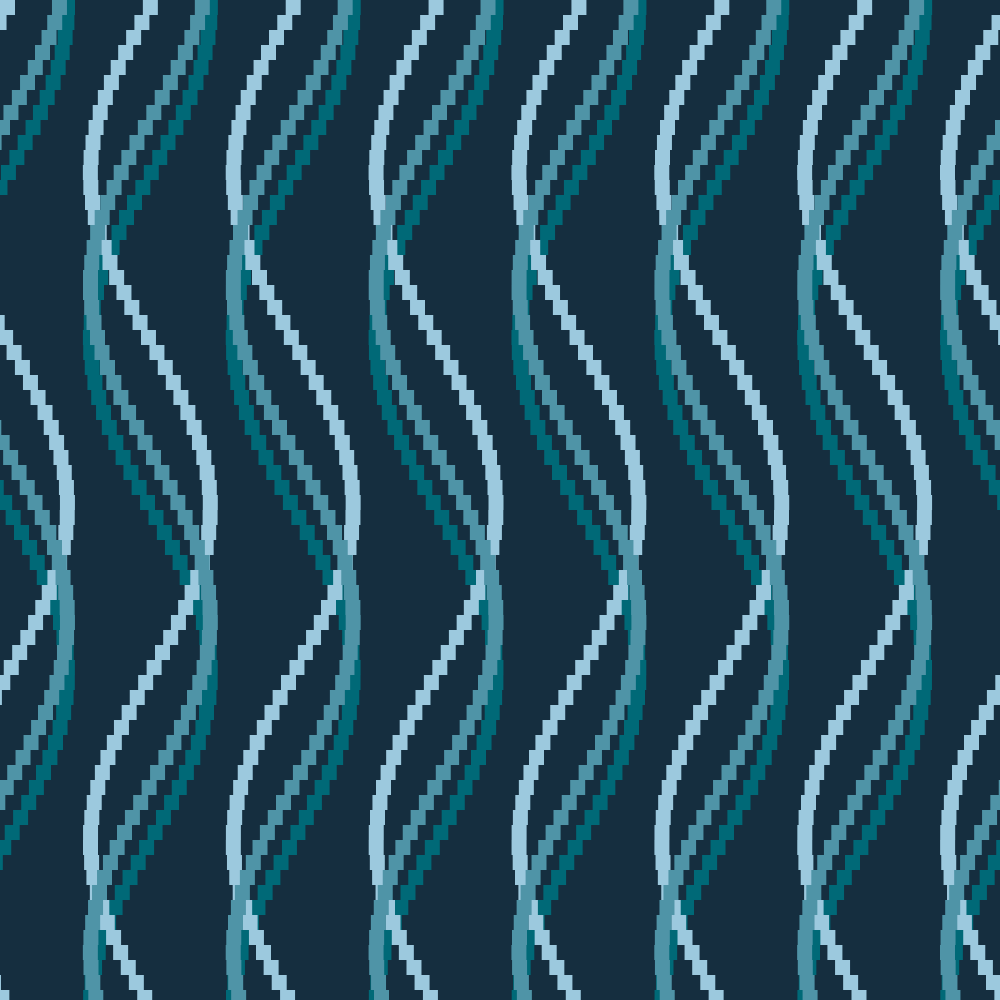
Frame 1 (no input)
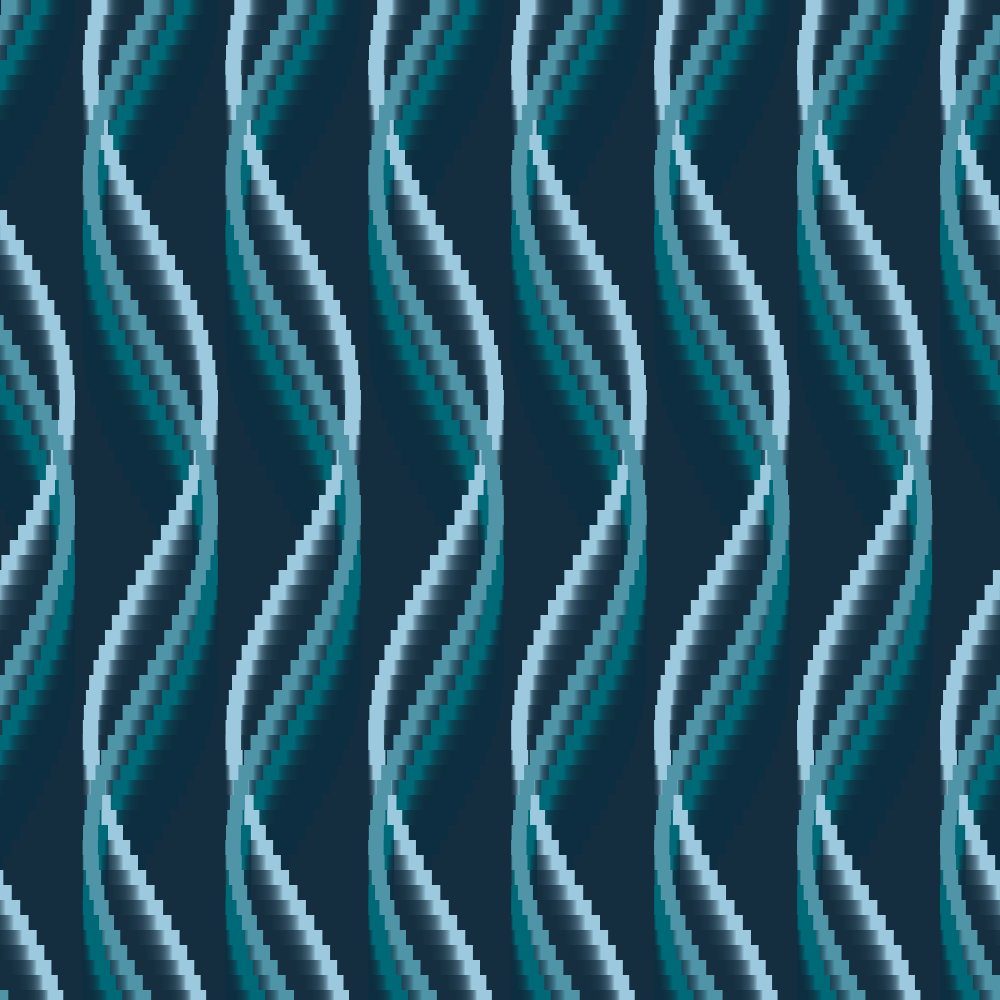
Frame 60 (no input)
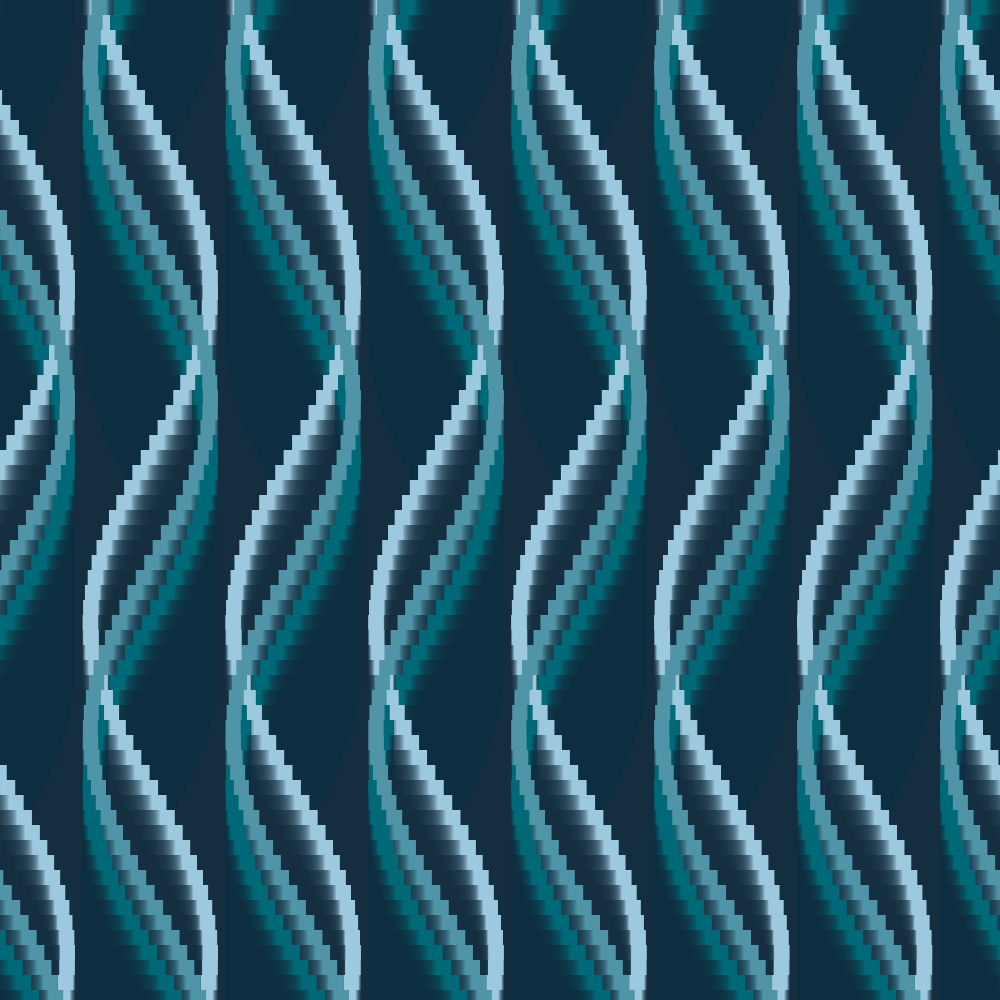
Frame 120 (the mouse pressed at the canvas centre since frame 60)

The p5.js sketch that drew these frames (run headless with seeded random() and noise() and a simulated clock; from frame 60 on, the mouse is pressed at the canvas centre):

// p5.js sketch
// ── sketch.js
let waves1;
let waves2;
let waves3;

function setup() {
  createCanvas(1000, 1000);
  background(21, 47, 63);
  angleMode(DEGREES);
  waves1 = new Pack(8, 0, color(0, 105, 119));
  waves2 = new Pack(8, 90, color(156, 201, 222));
  waves3 = new Pack(8, 30, color(79, 148, 167));
}

function draw() {
  background(21, 47, 63, 30);
  waves1.display();
  waves2.display();
  waves3.display();
}

// ── pack.js
class Pack {
  constructor(numWave, shift, color) {
    this.waves = [];
    this.numWave = numWave;
    this.shift = shift;
    this.color = color;
    
    for (let i=0; i<numWave; i++) {
      this.waves[i] = new Wave(this.shift, this.color);
    }
  }
  
  display() {
    for (let i=0; i<this.numWave; i++) {
      let horPos = i/(this.numWave-1) * width;
      push();
      translate(horPos, 0);
      this.waves[i].displayWave();
      pop();
    }
  }
}
// ── wave.js
class Wave {
  constructor(shift, color) {
    this.x =  [];
    this.y =  [];
    this.size =  15;
    this.num =  width/this.size;
    
    this.amplitude = 60 ;
    this.angle = 0;
    this.period = 1.5;
    
    this.shift = shift;
    this.color = color
  }
  
  displayWave() {
    noStroke();
    fill(this.color);
    for (let i = 0; i <this.num; i++) {
      this.angle = i/(this.num) * 360 * this.period;
      
      this.x[i] = this.amplitude*cos(this.angle + this.shift)
      this.y[i] = i * this.size;
      rect(this.x[i], this.y[i], this.size, this.size)
    }
    this.shift += 1;
  }
}
